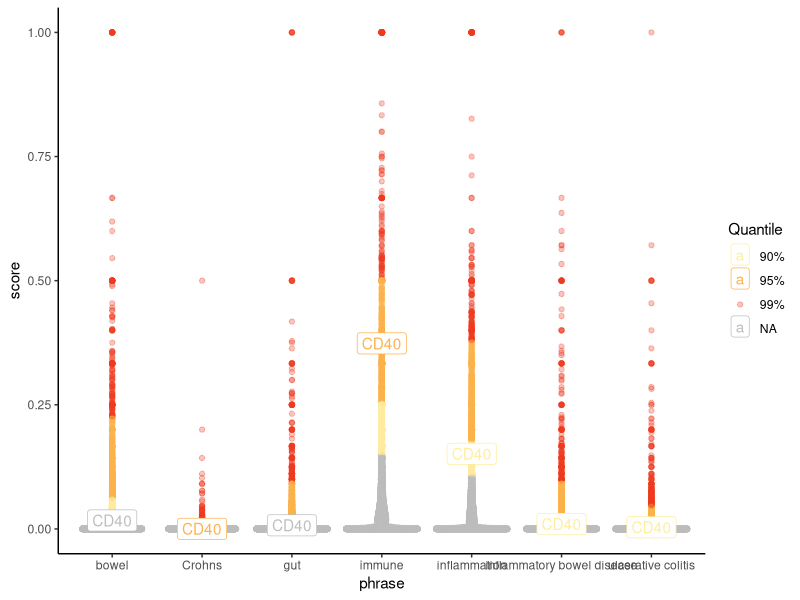

The R script that drew this image:
library(tidyverse)
library(ggplot2)
library(ggbeeswarm)
library(readxl)
library(here)

here::dr_here()
# Some misfirings here here from snakemake pipeline, need to run again for ~20 genes, replace na for now
gene_phrases_df <- read_csv(here::here('results/gene-phrases_search.csv')) %>% 
  drop_na()

gene_only_df <- read_csv(here::here('results/gene-only_search.csv'))

norm_gene_phrases_df <- left_join(gene_phrases_df, gene_only_df,by='gene') %>% 
  group_by(gene) %>% 
  mutate_at(vars(IBD: bowel), funs(./ BACKGROUND)) %>% 
  replace(is.na(.), 0) %>% 
  select(-BACKGROUND)
  
  

quants <- apply(norm_gene_phrases_df[3:length(norm_gene_phrases_df)], 2, quantile, probs=c(0.9,0.95, .99))
quants

pubmed_score <- function(quant_mat, gene, dataframe){
  # Calculcates a score out of 21 for the gene and its likely involvement
  # in IBD based on pubmed searching
  dataframe[dataframe$gene==gene,]
  gene_score <- 0
  for (percent in rownames(quant_mat))
  {
    greater_thans <- dataframe[dataframe$gene==gene,3:length(dataframe)] > quant_mat[percent,]
    gene_score <- gene_score + sum(greater_thans)
    print(greater_thans)
  }
  return(gene_score)
}

pubmed_score(quant_mat = quants, gene = "NOD2", dataframe = norm_gene_phrases_df)
pubmed_score(quant_mat = quants, gene = "IFNGR2", dataframe = norm_gene_phrases_df)


my_loci <- read_excel(here::here('data/LocusFocusMasterSpreadsheet.xlsx'),skip = 8) %>%
  filter(Assigned=='Tobi')

pubmeds <- lapply(strsplit(my_loci$`Genes in locus`, ','),FUN = function(gene_list){
  scores <- rep(-1, length(gene_list))
  names(scores) <- gene_list
  for (gene in gene_list){
    if (gene == '.'){
      return(scores)
    }
    scores[gene] <-  pubmed_score(quant_mat = quants, gene = gene, dataframe = norm_gene_phrases_df)
  }
  return(scores)
}
)


###### PLOTS ########

which_quant <- function(phrase, score){
  phrase_quants <- quants[,phrase]
  bool_quants <- score > phrase_quants
  for (percent in rev(names(bool_quants))){
    if (bool_quants[percent] == TRUE){
      return(percent)
    }
  }
  return(NA)
  
}

plotting.tib <- norm_gene_phrases_df %>% 
  select(-IBD) %>% 
  pivot_longer(cols=!gene,names_to = "phrase",values_to = "score") %>% 
  rowwise() %>% 
  mutate(Quantile= which_quant(phrase, score))

ggplot(data=plotting.tib, aes(x=phrase, y=score, colour=Quantile)) + 
  geom_quasirandom(alpha=0.3) +
  geom_label(data=subset(plotting.tib, gene == 'CD40'),
            aes(x=phrase,y=score,label=gene),position=position_quasirandom())+
  scale_colour_brewer(palette = "YlOrRd",na.value='grey') +
  theme_classic()
